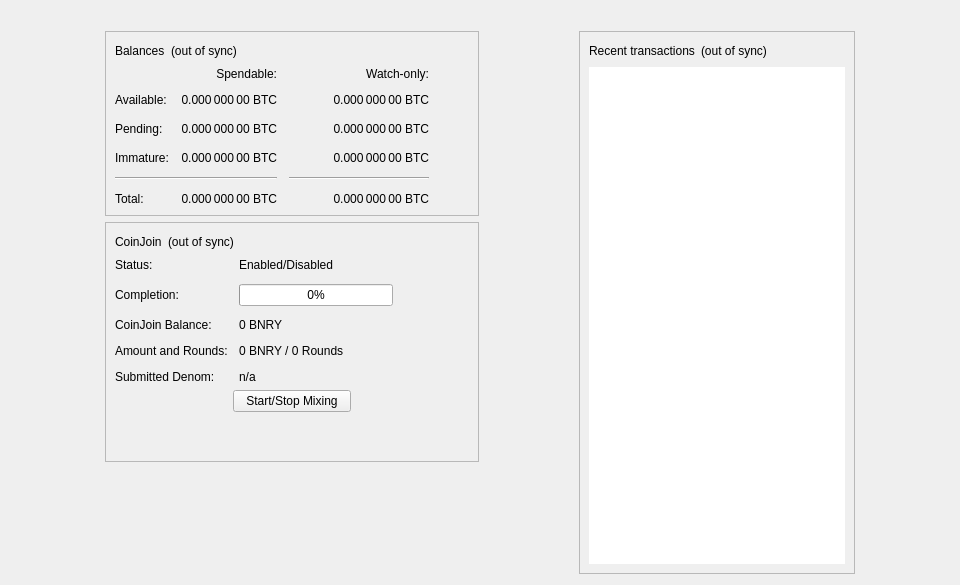
<?xml version="1.0" encoding="UTF-8"?>
<ui version="4.0">
 <class>OverviewPage</class>
 <widget class="QWidget" name="OverviewPage">
  <property name="geometry">
   <rect>
    <x>0</x>
    <y>0</y>
    <width>960</width>
    <height>585</height>
   </rect>
  </property>
  <property name="minimumSize">
   <size>
    <width>960</width>
    <height>0</height>
   </size>
  </property>
  <property name="windowTitle">
   <string>Form</string>
  </property>
  <layout class="QVBoxLayout" name="topLayout">
   <item>
    <widget class="QLabel" name="labelAlerts">
     <property name="visible">
      <bool>false</bool>
     </property>
     <property name="wordWrap">
      <bool>true</bool>
     </property>
     <property name="margin">
      <number>3</number>
     </property>
     <property name="textInteractionFlags">
      <set>Qt::TextSelectableByMouse</set>
     </property>
    </widget>
   </item>
   <item>
    <layout class="QHBoxLayout" name="horizontalLayout" stretch="1,0,1,0,1">
     <item>
      <spacer name="horizontalSpacerLeft">
       <property name="orientation">
        <enum>Qt::Horizontal</enum>
       </property>
       <property name="sizeType">
        <enum>QSizePolicy::Preferred</enum>
       </property>
       <property name="sizeHint" stdset="0">
        <size>
         <width>10</width>
         <height>20</height>
        </size>
       </property>
      </spacer>
     </item>
     <item>
      <layout class="QVBoxLayout" name="verticalLayout_2">
       <item>
        <widget class="QFrame" name="frame">
         <property name="frameShape">
          <enum>QFrame::StyledPanel</enum>
         </property>
         <property name="frameShadow">
          <enum>QFrame::Raised</enum>
         </property>
         <layout class="QVBoxLayout" name="verticalLayout_4">
          <item>
           <layout class="QHBoxLayout" name="horizontalLayout_4">
            <item>
             <widget class="QLabel" name="label_5">
              <property name="text">
               <string>Balances</string>
              </property>
             </widget>
            </item>
            <item>
             <widget class="QLabel" name="labelWalletStatus">
              <property name="toolTip">
               <string>The displayed information may be out of date. Your wallet automatically synchronizes with the BinaryBit network after a connection is established, but this process has not completed yet.</string>
              </property>
              <property name="text">
               <string notr="true">(out of sync)</string>
              </property>
              <property name="alignment">
               <set>Qt::AlignLeading|Qt::AlignLeft|Qt::AlignVCenter</set>
              </property>
             </widget>
            </item>
            <item>
             <spacer name="horizontalSpacer_3">
              <property name="orientation">
               <enum>Qt::Horizontal</enum>
              </property>
              <property name="sizeHint" stdset="0">
               <size>
                <width>40</width>
                <height>20</height>
               </size>
              </property>
             </spacer>
            </item>
           </layout>
          </item>
          <item>
           <layout class="QGridLayout" name="gridLayout">
            <property name="spacing">
             <number>12</number>
            </property>
            <item row="2" column="2">
             <widget class="QLabel" name="labelWatchPending">
              <property name="cursor">
               <cursorShape>IBeamCursor</cursorShape>
              </property>
              <property name="toolTip">
               <string>Unconfirmed transactions to watch-only addresses</string>
              </property>
              <property name="text">
               <string notr="true">0.000 000 00 BTC</string>
              </property>
              <property name="alignment">
               <set>Qt::AlignRight|Qt::AlignTrailing|Qt::AlignVCenter</set>
              </property>
              <property name="textInteractionFlags">
               <set>Qt::LinksAccessibleByMouse|Qt::TextSelectableByKeyboard|Qt::TextSelectableByMouse</set>
              </property>
             </widget>
            </item>
            <item row="2" column="1">
             <widget class="QLabel" name="labelUnconfirmed">
              <property name="cursor">
               <cursorShape>IBeamCursor</cursorShape>
              </property>
              <property name="toolTip">
               <string>Total of transactions that have yet to be confirmed, and do not yet count toward the spendable balance</string>
              </property>
              <property name="text">
               <string notr="true">0.000 000 00 BTC</string>
              </property>
              <property name="alignment">
               <set>Qt::AlignRight|Qt::AlignTrailing|Qt::AlignVCenter</set>
              </property>
              <property name="textInteractionFlags">
               <set>Qt::LinksAccessibleByMouse|Qt::TextSelectableByKeyboard|Qt::TextSelectableByMouse</set>
              </property>
             </widget>
            </item>
            <item row="3" column="2">
             <widget class="QLabel" name="labelWatchImmature">
              <property name="cursor">
               <cursorShape>IBeamCursor</cursorShape>
              </property>
              <property name="toolTip">
               <string>Mined balance in watch-only addresses that has not yet matured</string>
              </property>
              <property name="text">
               <string notr="true">0.000 000 00 BTC</string>
              </property>
              <property name="alignment">
               <set>Qt::AlignRight|Qt::AlignTrailing|Qt::AlignVCenter</set>
              </property>
              <property name="textInteractionFlags">
               <set>Qt::LinksAccessibleByMouse|Qt::TextSelectableByKeyboard|Qt::TextSelectableByMouse</set>
              </property>
             </widget>
            </item>
            <item row="4" column="0" colspan="2">
             <widget class="Line" name="lineSpendableBalance">
              <property name="orientation">
               <enum>Qt::Horizontal</enum>
              </property>
             </widget>
            </item>
            <item row="4" column="2">
             <widget class="Line" name="lineWatchBalance">
              <property name="sizePolicy">
               <sizepolicy hsizetype="Preferred" vsizetype="Fixed">
                <horstretch>0</horstretch>
                <verstretch>0</verstretch>
               </sizepolicy>
              </property>
              <property name="minimumSize">
               <size>
                <width>140</width>
                <height>0</height>
               </size>
              </property>
              <property name="orientation">
               <enum>Qt::Horizontal</enum>
              </property>
             </widget>
            </item>
            <item row="5" column="0">
             <widget class="QLabel" name="labelTotalText">
              <property name="text">
               <string>Total:</string>
              </property>
             </widget>
            </item>
            <item row="3" column="1">
             <widget class="QLabel" name="labelImmature">
              <property name="cursor">
               <cursorShape>IBeamCursor</cursorShape>
              </property>
              <property name="toolTip">
               <string>Mined balance that has not yet matured</string>
              </property>
              <property name="text">
               <string notr="true">0.000 000 00 BTC</string>
              </property>
              <property name="alignment">
               <set>Qt::AlignRight|Qt::AlignTrailing|Qt::AlignVCenter</set>
              </property>
              <property name="textInteractionFlags">
               <set>Qt::LinksAccessibleByMouse|Qt::TextSelectableByKeyboard|Qt::TextSelectableByMouse</set>
              </property>
             </widget>
            </item>
            <item row="2" column="3">
             <spacer name="horizontalSpacer_2">
              <property name="orientation">
               <enum>Qt::Horizontal</enum>
              </property>
              <property name="sizeHint" stdset="0">
               <size>
                <width>40</width>
                <height>20</height>
               </size>
              </property>
             </spacer>
            </item>
            <item row="3" column="0">
             <widget class="QLabel" name="labelImmatureText">
              <property name="text">
               <string>Immature:</string>
              </property>
             </widget>
            </item>
            <item row="5" column="1">
             <widget class="QLabel" name="labelTotal">
              <property name="cursor">
               <cursorShape>IBeamCursor</cursorShape>
              </property>
              <property name="toolTip">
               <string>Your current total balance</string>
              </property>
              <property name="text">
               <string notr="true">0.000 000 00 BTC</string>
              </property>
              <property name="alignment">
               <set>Qt::AlignRight|Qt::AlignTrailing|Qt::AlignVCenter</set>
              </property>
              <property name="textInteractionFlags">
               <set>Qt::LinksAccessibleByMouse|Qt::TextSelectableByKeyboard|Qt::TextSelectableByMouse</set>
              </property>
             </widget>
            </item>
            <item row="5" column="2">
             <widget class="QLabel" name="labelWatchTotal">
              <property name="cursor">
               <cursorShape>IBeamCursor</cursorShape>
              </property>
              <property name="toolTip">
               <string>Current total balance in watch-only addresses</string>
              </property>
              <property name="text">
               <string notr="true">0.000 000 00 BTC</string>
              </property>
              <property name="alignment">
               <set>Qt::AlignRight|Qt::AlignTrailing|Qt::AlignVCenter</set>
              </property>
              <property name="textInteractionFlags">
               <set>Qt::LinksAccessibleByMouse|Qt::TextSelectableByKeyboard|Qt::TextSelectableByMouse</set>
              </property>
             </widget>
            </item>
            <item row="0" column="2">
             <widget class="QLabel" name="labelWatchonly">
              <property name="text">
               <string>Watch-only:</string>
              </property>
              <property name="alignment">
               <set>Qt::AlignRight|Qt::AlignTrailing|Qt::AlignVCenter</set>
              </property>
             </widget>
            </item>
            <item row="1" column="0">
             <widget class="QLabel" name="labelBalanceText">
              <property name="text">
               <string>Available:</string>
              </property>
             </widget>
            </item>
            <item row="1" column="1">
             <widget class="QLabel" name="labelBalance">
              <property name="cursor">
               <cursorShape>IBeamCursor</cursorShape>
              </property>
              <property name="toolTip">
               <string>Your current spendable balance</string>
              </property>
              <property name="text">
               <string notr="true">0.000 000 00 BTC</string>
              </property>
              <property name="alignment">
               <set>Qt::AlignRight|Qt::AlignTrailing|Qt::AlignVCenter</set>
              </property>
              <property name="textInteractionFlags">
               <set>Qt::LinksAccessibleByMouse|Qt::TextSelectableByKeyboard|Qt::TextSelectableByMouse</set>
              </property>
             </widget>
            </item>
            <item row="1" column="2">
             <widget class="QLabel" name="labelWatchAvailable">
              <property name="cursor">
               <cursorShape>IBeamCursor</cursorShape>
              </property>
              <property name="toolTip">
               <string>Your current balance in watch-only addresses</string>
              </property>
              <property name="text">
               <string notr="true">0.000 000 00 BTC</string>
              </property>
              <property name="alignment">
               <set>Qt::AlignRight|Qt::AlignTrailing|Qt::AlignVCenter</set>
              </property>
              <property name="textInteractionFlags">
               <set>Qt::LinksAccessibleByMouse|Qt::TextSelectableByKeyboard|Qt::TextSelectableByMouse</set>
              </property>
             </widget>
            </item>
            <item row="2" column="0">
             <widget class="QLabel" name="labelPendingText">
              <property name="text">
               <string>Pending:</string>
              </property>
             </widget>
            </item>
            <item row="0" column="1">
             <widget class="QLabel" name="labelSpendable">
              <property name="text">
               <string>Spendable:</string>
              </property>
              <property name="alignment">
               <set>Qt::AlignRight|Qt::AlignTrailing|Qt::AlignVCenter</set>
              </property>
             </widget>
            </item>
           </layout>
          </item>
         </layout>
        </widget>
       </item>
       <item>
        <widget class="QFrame" name="frameCoinJoin">
         <property name="layoutDirection">
          <enum>Qt::LeftToRight</enum>
         </property>
         <property name="frameShape">
          <enum>QFrame::StyledPanel</enum>
         </property>
         <property name="frameShadow">
          <enum>QFrame::Raised</enum>
         </property>
         <layout class="QVBoxLayout" name="VerticalLayout_PS1">
          <item>
           <layout class="QHBoxLayout" name="horizontalLayout_5">
            <item>
             <widget class="QLabel" name="labelCoinJoinHeader">
              <property name="text">
               <string notr="true">CoinJoin</string>
              </property>
             </widget>
            </item>
            <item>
             <widget class="QLabel" name="labelCoinJoinSyncStatus">
              <property name="toolTip">
               <string>The displayed information may be out of date. Your wallet automatically synchronizes with the BinaryBit network after a connection is established, but this process has not completed yet.</string>
              </property>
              <property name="text">
               <string notr="true">(out of sync)</string>
              </property>
              <property name="alignment">
               <set>Qt::AlignLeading|Qt::AlignLeft|Qt::AlignVCenter</set>
              </property>
             </widget>
            </item>
            <item>
             <spacer name="horizontalSpacer_4">
              <property name="orientation">
               <enum>Qt::Horizontal</enum>
              </property>
              <property name="sizeHint" stdset="0">
               <size>
                <width>40</width>
                <height>20</height>
               </size>
              </property>
             </spacer>
            </item>
           </layout>
          </item>
          <item>
           <layout class="QFormLayout" name="coinJoinFormLayout">
            <property name="fieldGrowthPolicy">
             <enum>QFormLayout::AllNonFixedFieldsGrow</enum>
            </property>
            <property name="horizontalSpacing">
             <number>11</number>
            </property>
            <property name="verticalSpacing">
             <number>12</number>
            </property>
            <item row="0" column="0">
             <widget class="QLabel" name="labelCoinJoinEnabledText">
              <property name="text">
               <string>Status:</string>
              </property>
             </widget>
            </item>
            <item row="0" column="1">
             <widget class="QLabel" name="labelCoinJoinEnabled">
              <property name="text">
               <string>Enabled/Disabled</string>
              </property>
             </widget>
            </item>
            <item row="1" column="0">
             <widget class="QLabel" name="labelCompletitionText">
              <property name="text">
               <string>Completion:</string>
              </property>
             </widget>
            </item>
            <item row="1" column="1">
             <widget class="QProgressBar" name="coinJoinProgress">
              <property name="maximumSize">
               <size>
                <width>154</width>
                <height>16777215</height>
               </size>
              </property>
              <property name="value">
               <number>0</number>
              </property>
             </widget>
            </item>
            <item row="2" column="0">
             <widget class="QLabel" name="labelAnonymizedText">
              <property name="text">
               <string notr="true">CoinJoin Balance:</string>
              </property>
             </widget>
            </item>
            <item row="2" column="1">
             <widget class="QLabel" name="labelAnonymized">
              <property name="text">
               <string notr="true">0 BNRY</string>
              </property>
             </widget>
            </item>
            <item row="3" column="0">
             <widget class="QLabel" name="labelAmountAndRoundsText">
              <property name="text">
               <string>Amount and Rounds:</string>
              </property>
             </widget>
            </item>
            <item row="3" column="1">
             <widget class="QLabel" name="labelAmountRounds">
              <property name="text">
               <string>0 BNRY / 0 Rounds</string>
              </property>
             </widget>
            </item>
            <item row="4" column="0">
             <widget class="QLabel" name="labelSubmittedDenomText">
              <property name="text">
               <string>Submitted Denom:</string>
              </property>
             </widget>
            </item>
            <item row="4" column="1">
             <widget class="QLabel" name="labelSubmittedDenom">
              <property name="toolTip">
               <string>The denominations you submitted to the Masternode.&lt;br&gt;To mix, other users must submit the exact same denominations.</string>
              </property>
              <property name="text">
               <string>n/a</string>
              </property>
              <property name="wordWrap">
               <bool>true</bool>
              </property>
             </widget>
            </item>
           </layout>
          </item>
          <item>
           <layout class="QVBoxLayout" name="VerticalLayout_PS">
            <item>
             <layout class="QHBoxLayout" name="horizontalLayout_3">
              <property name="topMargin">
               <number>0</number>
              </property>
              <item>
               <spacer name="horizontalSpacer_5">
                <property name="orientation">
                 <enum>Qt::Horizontal</enum>
                </property>
                <property name="sizeHint" stdset="0">
                 <size>
                  <width>40</width>
                  <height>20</height>
                 </size>
                </property>
               </spacer>
              </item>
              <item>
               <widget class="QPushButton" name="toggleCoinJoin">
                <property name="sizePolicy">
                 <sizepolicy hsizetype="MinimumExpanding" vsizetype="Fixed">
                  <horstretch>0</horstretch>
                  <verstretch>0</verstretch>
                 </sizepolicy>
                </property>
                <property name="text">
                 <string>Start/Stop Mixing</string>
                </property>
               </widget>
              </item>
              <item>
               <spacer name="horizontalSpacer_6">
                <property name="orientation">
                 <enum>Qt::Horizontal</enum>
                </property>
                <property name="sizeHint" stdset="0">
                 <size>
                  <width>40</width>
                  <height>20</height>
                 </size>
                </property>
               </spacer>
              </item>
             </layout>
            </item>
            <item>
             <spacer name="verticalSpacer_3">
              <property name="orientation">
               <enum>Qt::Vertical</enum>
              </property>
              <property name="sizeHint" stdset="0">
               <size>
                <width>20</width>
                <height>40</height>
               </size>
              </property>
             </spacer>
            </item>
           </layout>
          </item>
         </layout>
        </widget>
       </item>
       <item>
        <spacer name="verticalSpacer">
         <property name="orientation">
          <enum>Qt::Vertical</enum>
         </property>
         <property name="sizeHint" stdset="0">
          <size>
           <width>20</width>
           <height>40</height>
          </size>
         </property>
        </spacer>
       </item>
      </layout>
     </item>
     <item>
      <spacer name="horizontalSpacerCenter">
       <property name="orientation">
        <enum>Qt::Horizontal</enum>
       </property>
       <property name="sizeHint" stdset="0">
        <size>
         <width>10</width>
         <height>20</height>
        </size>
       </property>
      </spacer>
     </item>
     <item>
      <layout class="QVBoxLayout" name="verticalLayout_3">
       <item>
        <widget class="QFrame" name="frame_2">
         <property name="frameShape">
          <enum>QFrame::StyledPanel</enum>
         </property>
         <property name="frameShadow">
          <enum>QFrame::Raised</enum>
         </property>
         <layout class="QVBoxLayout" name="verticalLayout">
          <item>
           <layout class="QHBoxLayout" name="horizontalLayout_2">
            <item>
             <widget class="QLabel" name="label_4">
              <property name="text">
               <string>Recent transactions</string>
              </property>
             </widget>
            </item>
            <item>
             <widget class="QLabel" name="labelTransactionsStatus">
              <property name="toolTip">
               <string>The displayed information may be out of date. Your wallet automatically synchronizes with the BinaryBit network after a connection is established, but this process has not completed yet.</string>
              </property>
              <property name="text">
               <string notr="true">(out of sync)</string>
              </property>
              <property name="alignment">
               <set>Qt::AlignLeading|Qt::AlignLeft|Qt::AlignVCenter</set>
              </property>
             </widget>
            </item>
            <item>
             <spacer name="horizontalSpacer">
              <property name="orientation">
               <enum>Qt::Horizontal</enum>
              </property>
              <property name="sizeHint" stdset="0">
               <size>
                <width>40</width>
                <height>20</height>
               </size>
              </property>
             </spacer>
            </item>
           </layout>
          </item>
          <item>
           <widget class="QListView" name="listTransactions">
            <property name="frameShape">
             <enum>QFrame::NoFrame</enum>
            </property>
            <property name="verticalScrollBarPolicy">
             <enum>Qt::ScrollBarAlwaysOff</enum>
            </property>
            <property name="horizontalScrollBarPolicy">
             <enum>Qt::ScrollBarAlwaysOff</enum>
            </property>
            <property name="selectionMode">
             <enum>QAbstractItemView::NoSelection</enum>
            </property>
           </widget>
          </item>
         </layout>
        </widget>
       </item>
      </layout>
     </item>
     <item>
      <spacer name="horizontalSpacerRight">
       <property name="orientation">
        <enum>Qt::Horizontal</enum>
       </property>
       <property name="sizeType">
        <enum>QSizePolicy::Preferred</enum>
       </property>
       <property name="sizeHint" stdset="0">
        <size>
         <width>10</width>
         <height>20</height>
        </size>
       </property>
      </spacer>
     </item>
    </layout>
   </item>
  </layout>
 </widget>
 <resources/>
 <connections/>
</ui>
